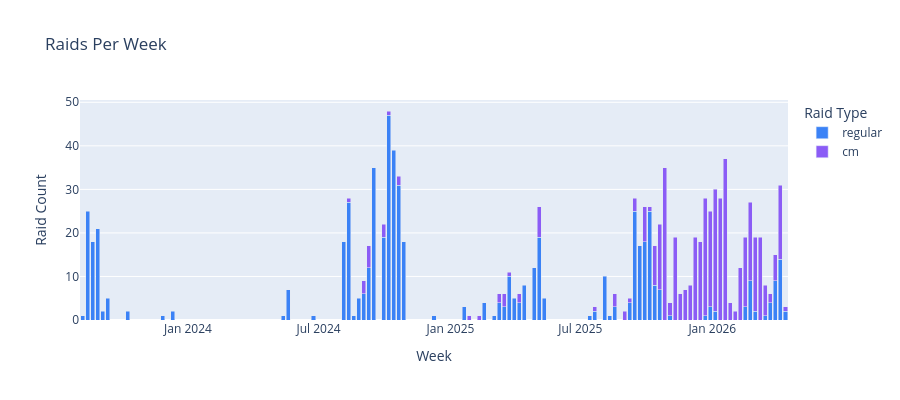

Source (notebook cell):
### Markdown cell above
## 3. Completions Over Time

### Code cell
weekly = (
    df
    .with_columns(
        pl.col("date_completed").dt.truncate("1w").alias("week")
    )
    .group_by(["week", "raid_type"])
    .agg(pl.len().alias("raids"))
    .sort("week")
)

fig = px.bar(
    weekly.to_pandas(),
    x="week",
    y="raids",
    color="raid_type",
    color_discrete_map={"cm": "#8b5cf6", "regular": "#3b82f6"},
    barmode="stack",
    title="Raids Per Week",
    labels={"week": "Week", "raids": "Raid Count", "raid_type": "Raid Type"},
)
fig.update_layout(height=400)
fig.show()

### Figure 1 — Plotly figure (JSON) as saved in the notebook; plotly's stock layout.template omitted (floating-point values rounded to 4 significant figures)
{"data": [{"hovertemplate": "Raid Type=regular<br>Week=%{x}<br>Raid Count=%{y}<extra></extra>", "legendgroup": "regular", "marker": {"color": "#3b82f6", "pattern": {"shape": ""}}, "name": "regular", "orientation": "v", "showlegend": true, "textposition": "auto", "type": "bar", "x": ["2023-08-07T00:00:00", "2023-08-14T00:00:00", "2023-08-21T00:00:00", "2023-08-28T00:00:00", "2023-09-04T00:00:00", "2023-09-11T00:00:00", "2023-10-09T00:00:00", "2023-11-27T00:00:00", "2023-12-11T00:00:00", "2024-05-13T00:00:00", "2024-05-20T00:00:00", "2024-06-24T00:00:00", "2024-08-05T00:00:00", "2024-08-12T00:00:00", "2024-08-19T00:00:00", "2024-08-26T00:00:00", "2024-09-02T00:00:00", "2024-09-09T00:00:00", "2024-09-16T00:00:00", "2024-09-30T00:00:00", "2024-10-07T00:00:00", "2024-10-14T00:00:00", "2024-10-21T00:00:00", "2024-10-28T00:00:00", "2024-12-09T00:00:00", "2025-01-20T00:00:00", "2025-02-17T00:00:00", "2025-03-03T00:00:00", "2025-03-10T00:00:00", "2025-03-17T00:00:00", "2025-03-24T00:00:00", "2025-03-31T00:00:00", "2025-04-07T00:00:00", "2025-04-14T00:00:00", "2025-04-28T00:00:00", "2025-05-05T00:00:00", "2025-05-12T00:00:00", "2025-07-14T00:00:00", "2025-07-21T00:00:00", "2025-08-04T00:00:00", "2025-08-11T00:00:00", "2025-08-18T00:00:00", "2025-09-08T00:00:00", "2025-09-15T00:00:00", "2025-09-22T00:00:00", "2025-09-29T00:00:00", "2025-10-06T00:00:00", "2025-10-13T00:00:00", "2025-10-20T00:00:00", "2025-11-03T00:00:00", "2025-12-22T00:00:00", "2025-12-29T00:00:00", "2026-01-05T00:00:00", "2026-02-16T00:00:00", "2026-02-23T00:00:00", "2026-03-02T00:00:00", "2026-03-16T00:00:00", "2026-03-23T00:00:00", "2026-03-30T00:00:00", "2026-04-06T00:00:00", "2026-04-13T00:00:00"], "xaxis": "x", "y": [1, 25, 18, 21, 2, 5, 2, 1, 2, 1, 7, 1, 18, 27, 1, 5, 6, 12, 35, 19, 47, 39, 31, 18, 1, 3, 4, 1, 4, 3, 10, 5, 4, 8, 12, 19, 5, 1, 2, 10, 1, 3, 4, 25, 17, 18, 25, 8, 7, 1, 1, 3, 2, 3, 9, 2, 1, 4, 9, 14, 2], "yaxis": "y"}, {"hovertemplate": "Raid Type=cm<br>Week=%{x}<br>Raid Count=%{y}<extra></extra>", "legendgroup": "cm", "marker": {"color": "#8b5cf6", "pattern": {"shape": ""}}, "name": "cm", "orientation": "v", "showlegend": true, "textposition": "auto", "type": "bar", "x": ["2024-08-12T00:00:00", "2024-09-02T00:00:00", "2024-09-09T00:00:00", "2024-09-30T00:00:00", "2024-10-07T00:00:00", "2024-10-21T00:00:00", "2025-01-27T00:00:00", "2025-02-10T00:00:00", "2025-03-10T00:00:00", "2025-03-17T00:00:00", "2025-03-24T00:00:00", "2025-04-07T00:00:00", "2025-05-05T00:00:00", "2025-07-21T00:00:00", "2025-08-18T00:00:00", "2025-09-01T00:00:00", "2025-09-08T00:00:00", "2025-09-15T00:00:00", "2025-09-29T00:00:00", "2025-10-06T00:00:00", "2025-10-13T00:00:00", "2025-10-20T00:00:00", "2025-10-27T00:00:00", "2025-11-03T00:00:00", "2025-11-10T00:00:00", "2025-11-17T00:00:00", "2025-11-24T00:00:00", "2025-12-01T00:00:00", "2025-12-08T00:00:00", "2025-12-15T00:00:00", "2025-12-22T00:00:00", "2025-12-29T00:00:00", "2026-01-05T00:00:00", "2026-01-12T00:00:00", "2026-01-19T00:00:00", "2026-01-26T00:00:00", "2026-02-02T00:00:00", "2026-02-09T00:00:00", "2026-02-16T00:00:00", "2026-02-23T00:00:00", "2026-03-02T00:00:00", "2026-03-09T00:00:00", "2026-03-16T00:00:00", "2026-03-23T00:00:00", "2026-03-30T00:00:00", "2026-04-06T00:00:00", "2026-04-13T00:00:00"], "xaxis": "x", "y": [1, 3, 5, 3, 1, 2, 1, 1, 2, 3, 1, 2, 7, 1, 3, 2, 1, 3, 8, 1, 9, 15, 35, 3, 19, 6, 7, 8, 19, 18, 27, 22, 28, 28, 37, 4, 2, 12, 16, 18, 17, 19, 7, 2, 6, 17, 1], "yaxis": "y"}], "layout": {"barmode": "stack", "height": 400, "legend": {"title": {"text": "Raid Type"}, "tracegroupgap": 0}, "title": {"text": "Raids Per Week"}, "xaxis": {"anchor": "y", "domain": [0, 1], "title": {"text": "Week"}}, "yaxis": {"anchor": "x", "domain": [0, 1], "title": {"text": "Raid Count"}}}}
